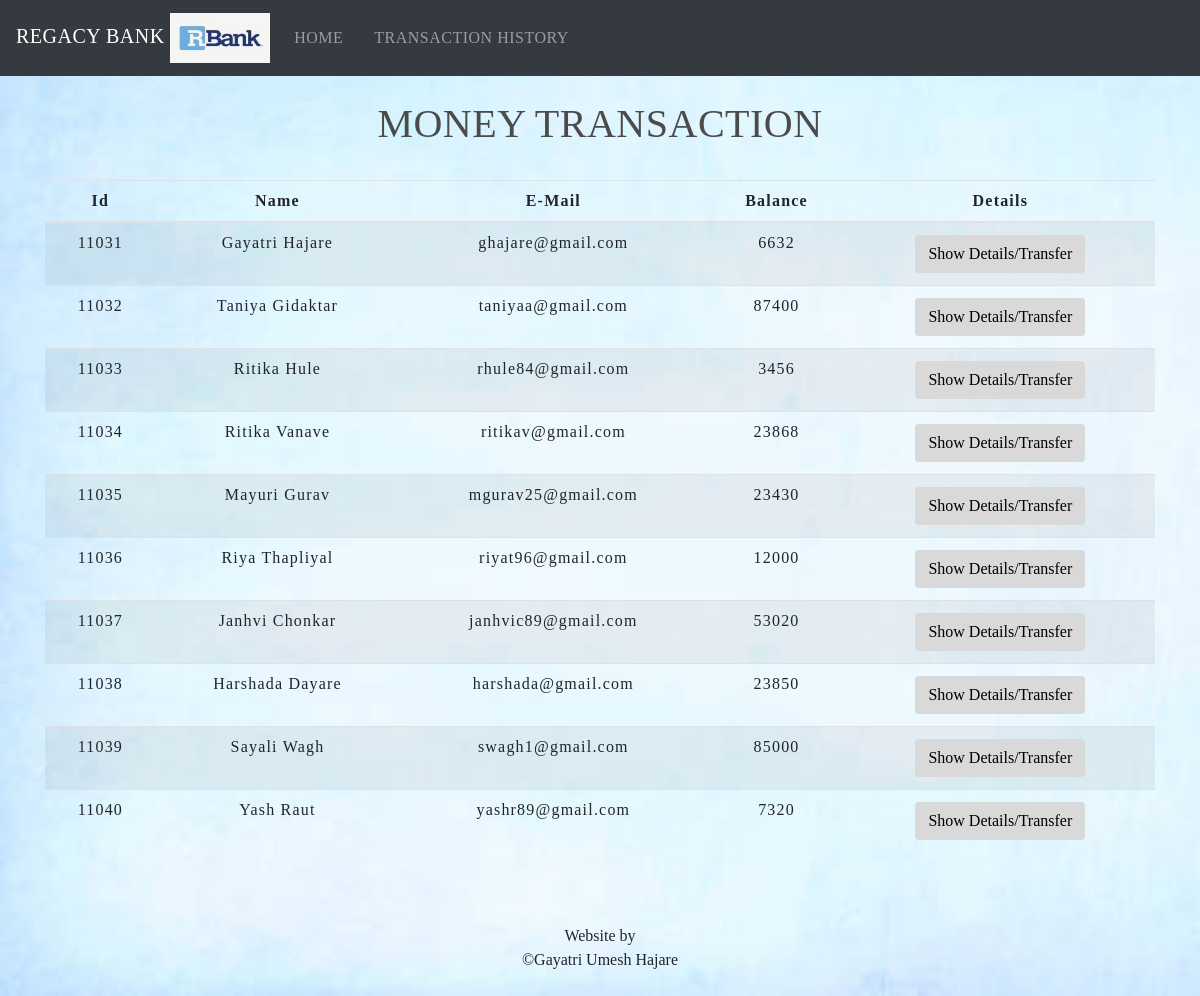
The app's page /transfermoney.php with its own data.
### tables this page shows
CREATE TABLE `users` (
  `id` int(6) NOT NULL,
  `name` text NOT NULL,
  `email` varchar(30) NOT NULL,
  `balance` float(15) NOT NULL
);

### transfermoney.php (the view, shortened to what this page needs)
<!DOCTYPE html>
<html lang="en">
<head>
    <link rel="stylesheet" href="https://maxcdn.bootstrapcdn.com/bootstrap/4.0.0/css/bootstrap.min.css">
    <link rel="stylesheet" type="text/css" href="css/table.css">
    <link rel="stylesheet" type="text/css" href="css/navbar.css">
</head>
<body>
<?php
    include 'config.php';
    $sql = "SELECT * FROM users";
    $result = mysqli_query($conn,$sql);
?>
<?php
  include 'navbar.php';
?>
<div class="container">
        <h2 class="text-center pt-4">MONEY TRANSACTION</h2>
        <br>
            <div class="row">
                <div class="col">
                    <div class="table-responsive-sm">
                    <table class="table table-hover table-striped">
                        <thead>
                            <tr>
                            <th scope="col" class="text-center py-2">Id</th>
                            <th scope="col" class="text-center py-2">Name</th>
                            <th scope="col" class="text-center py-2">E-Mail</th>
                            <th scope="col" class="text-center py-2">Balance</th>
                            <th scope="col" class="text-center py-2">Details</th>
                            </tr>
                        </thead>
                        <tbody>
                <?php
                    while($rows=mysqli_fetch_assoc($result)){
                ?>
                    <tr>
                        <td class="py-2"><?php echo $rows['id'] ?></td>
                        <td class="py-2"><?php echo $rows['name']?></td>
                        <td class="py-2"><?php echo $rows['email']?></td>
                        <td class="py-2"><?php echo $rows['balance']?></td>
                        <td><a href="selecteduserdetail.php?id= <?php echo $rows['id'] ;?>"> <button type="button" class="btn">Show Details/Transfer</button></a></td>
                    </tr>
                <?php
                    }
                ?>
                        </tbody>
                    </table>
                    </div>
                </div>
            </div>
         </div>
       <footer class="text-center mt-5 py-2">
         <p>Website by <br> &#169;Gayatri Umesh Hajare</p>
       </footer>
</body>
</html>

### css/table.css (style rules this page uses)
* { padding: 0; margin: 0; box-sizing: border-box; font-family: 'Noto Serif JP', serif; }
h2 { font-size: 40px; }
table { letter-spacing: 1.2px; }
td { text-align: center; }
button { border:none; background: #d9d9d9; transition: 1s; }

### css/navbar.css (style rules this page uses)
* { font-family: 'Noto Serif JP', serif; }
h2 { color: #4C4B4B; letter-spacing: 0.5px; font-family: 'Noto Serif JP', serif; }

### transfermoney.php (style rules this page uses)
body { background-image:url("background/bg4.jpg"); background-size: cover; }
button { transition: 1.5s; }

### records on screen
users: id "11031", name "Gayatri Hajare", email "ghajare@gmail.com", balance "6632"
users: id "11032", name "Taniya Gidaktar", email "taniyaa@gmail.com", balance "87400"
users: id "11033", name "Ritika Hule", email "rhule84@gmail.com", balance "3456"
users: id "11034", name "Ritika Vanave", email "ritikav@gmail.com", balance "23868"
users: id "11035", name "Mayuri Gurav", email "mgurav25@gmail.com", balance "23430"
users: id "11036", name "Riya Thapliyal", email "riyat96@gmail.com", balance "12000"
users: id "11037", name "Janhvi Chonkar", email "janhvic89@gmail.com", balance "53020"
users: id "11038", name "Harshada Dayare", email "harshada@gmail.com", balance "23850"
users: id "11039", name "Sayali Wagh", email "swagh1@gmail.com", balance "85000"
users: id "11040", name "Yash Raut", email "yashr89@gmail.com", balance "7320"
